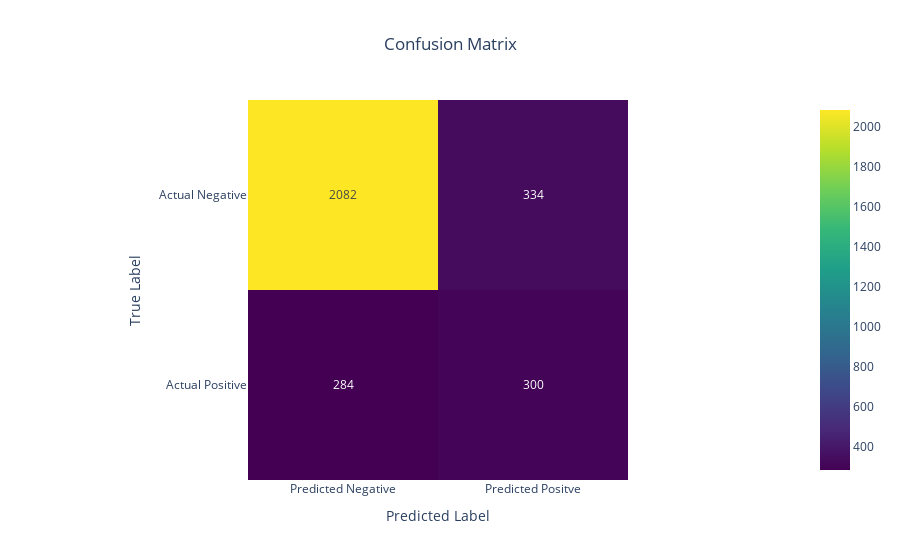

Write notebook code for a chart like this one.
### Code cell
fig = px.imshow(cm_df,
               text_auto=True,
               color_continuous_scale='Viridis',
               title= "Confusion Matrix")
fig.update_layout(
    title={
        'text':'Confusion Matrix',
        'x':0.5,
        'xanchor':'center'
    },
    xaxis_title="Predicted Label",
    yaxis_title="True Label",
    coloraxis_showscale=True
)
fig.show()

### Figure 1 — Plotly figure (JSON) as saved in the notebook; plotly's stock layout.template omitted (floating-point values rounded to 4 significant figures)
{"data": [{"coloraxis": "coloraxis", "hovertemplate": "x: %{x}<br>y: %{y}<br>color: %{z}<extra></extra>", "name": "0", "texttemplate": "%{z}", "type": "heatmap", "x": ["Predicted Negative", "Predicted Positve"], "xaxis": "x", "y": ["Actual Negative", "Actual Positive"], "yaxis": "y", "z": [[2082, 334], [284, 300]]}], "layout": {"coloraxis": {"colorscale": [[0, "#440154"], [0.1111, "#482878"], [0.2222, "#3e4989"], [0.3333, "#31688e"], [0.4444, "#26828e"], [0.5556, "#1f9e89"], [0.6667, "#35b779"], [0.7778, "#6ece58"], [0.8889, "#b5de2b"], [1, "#fde725"]], "showscale": true}, "title": {"text": "Confusion Matrix", "x": 0.5, "xanchor": "center"}, "xaxis": {"anchor": "y", "constrain": "domain", "domain": [0, 1], "scaleanchor": "y", "title": {"text": "Predicted Label"}}, "yaxis": {"anchor": "x", "autorange": "reversed", "constrain": "domain", "domain": [0, 1], "title": {"text": "True Label"}}}}
